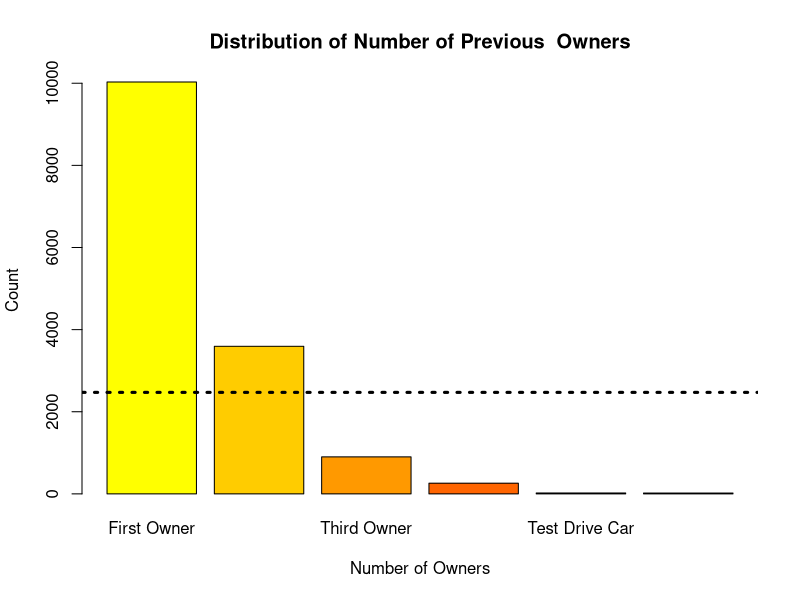
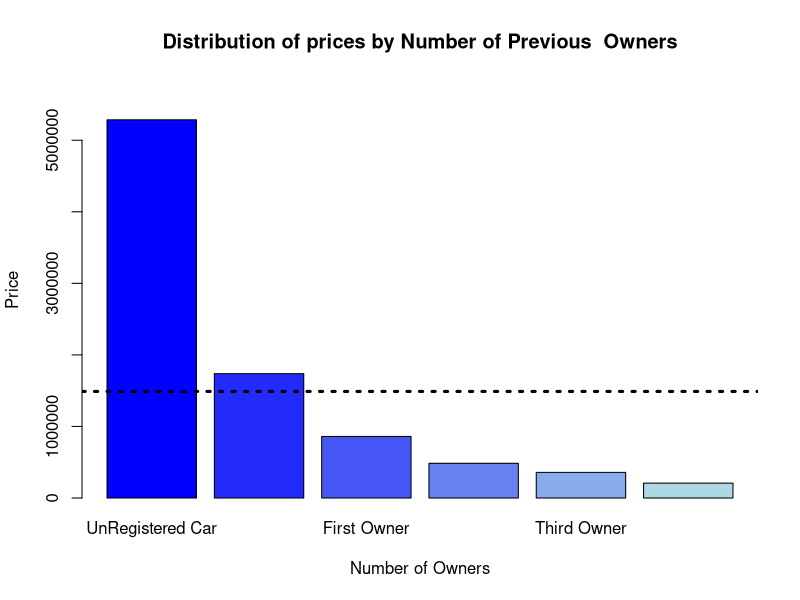

R code for these plots, in order:
## ---- chunk 1
library(dplyr) # Data Manipulation
library(ggplot2) # Data Visualization
library(tidyr) # Data Tidying and Reshaping
library(scales) # Scale Balancing
## ---- chunk 2
# Visualization Suuport
options(scipen = 999)
## ---- chunk 3
all_cars <- readr::read_csv("all_cars.csv")
## ---- chunk 4
dim(all_cars)

str(all_cars)
## ---- chunk 5
owner_dist <-  all_cars |> group_by(no_own) |> summarise(owner_count = n()) |> arrange(desc(owner_count))

# color 
colors <- colorRampPalette(c("#FFFF00", "#FF0000"))(nrow(owner_dist))

barplot(owner_dist$owner_count, names.arg = owner_dist$no_own, main = "Distribution of Number of Previous  Owners", 
        xlab = "Number of Owners", ylab = "Count",
        col = colors)
abline(h = mean(owner_dist$owner_count), lty = 3, lwd = 3)
## ---- chunk 6
owner_price <-  all_cars |> group_by(no_own) |> summarise(avg_price = mean(Selling_price)) |> arrange(desc(avg_price))

# color
colors_blyl <- colorRampPalette(c("#0000FF", "#ADD8E6"))(nrow(owner_price))
options(scipen = 999)


#plot
barplot(owner_price$avg_price, names.arg = owner_price$no_own, main = "Distribution of prices by Number of Previous  Owners", 
        xlab = "Number of Owners", ylab = "Price",
        col = colors_blyl, ylim = c(0, max(owner_price$avg_price) * 1.1))
abline(h = mean(owner_price$avg_price), lty = 3, lwd = 3)
## ---- chunk 7

